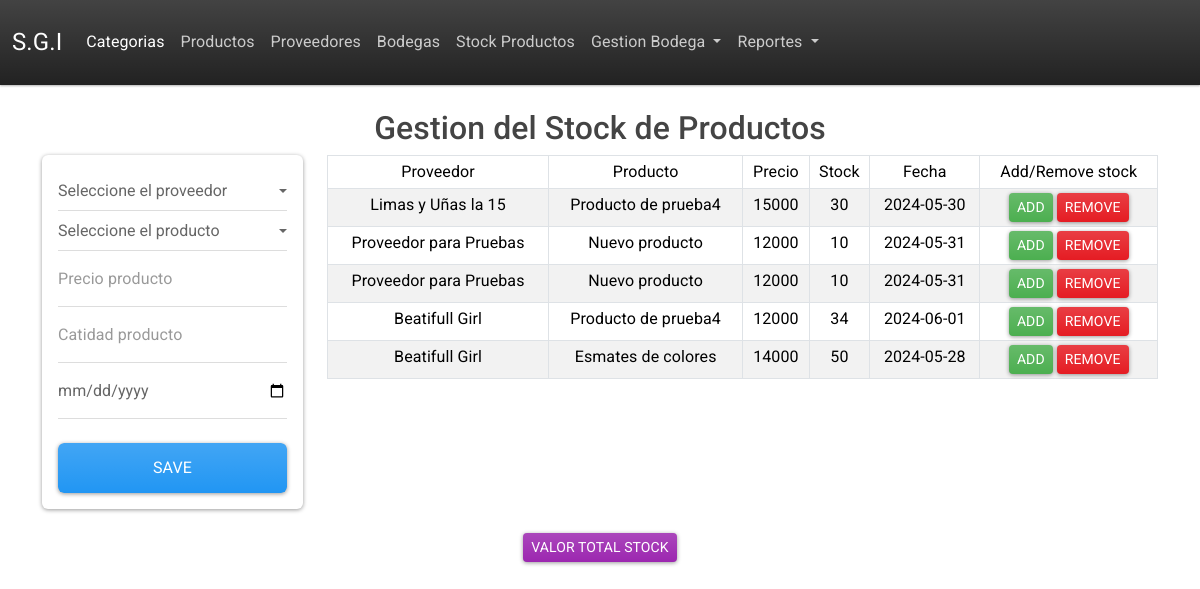
The app's page /stock with its own data.
### tables this page shows
CREATE TABLE "proveedor_producto"(
                id INTEGER PRIMARY KEY AUTOINCREMENT,
                id_proveedor INTEGER NOT NULL,
                id_producto INTEGER NOT NULL,
                precio INTEGER NOT NULL,
                fecha TIMESTAMP DEFAULT CURRENT_TIMESTAMP, cantidad NUMBER NOT NULL,
                foreign key(id_proveedor) references "proveedores"(id_proveedor),
                foreign key(id_producto) references productos(id_producto)
                );

CREATE TABLE "proveedores"(
                id_proveedor INTEGER PRIMARY KEY AUTOINCREMENT,
                nombre TEXT NOT NULL,
                direccion TEXT NOT NULL,
                telefono TEXT NOT NULL,
                fecha_creacion TIMESTAMP DEFAULT CURRENT_TIMESTAMP
                );

CREATE TABLE productos(
                id_producto INTEGER PRIMARY KEY AUTOINCREMENT,
                nombre TEXT NOT NULL,
                descripcion TEXT NOT NULL,
                stock INTEGER NOT NULL,
                fecha_creacion TIMESTAMP DEFAULT CURRENT_TIMESTAMP,
                id_categoria INTEGER NOT NULL,
                foreign key(id_categoria) references categorias(id_categoria)
                );

### app.py (the view)
@app.route('/stock')
def stock():
    data=stk.listar_stock()
    productos = producto.listar_productos_nombre()
    proveedores = proveedor.listar_proveedores()
    bodegas = bodega.listar_bodegas_nombre()
    return render_template('stock.html',productos=productos,proveedores=proveedores,datos=data,bodegas=bodegas)

### app.py (called while the page is built)
@app.teardown_appcontext
def close_connection(exception):
    db = getattr(g, '_database', None)
    if db is not None:
        db.close()

### bodegas.py (called while the page is built)
    def listar_bodegas_nombre(self):
        self.cursor.execute("SELECT id_bodega,nombre FROM bodegas")
        self.bodegas = self.cursor.fetchall()
        return self.bodegas

### productos.py (called while the page is built)
    def listar_productos_nombre(self):
        self.cursor.execute("SELECT id_producto,nombre FROM productos")
        self.data = self.cursor.fetchall()
        return self.data

### proveedores.py (called while the page is built)
    def listar_proveedores(self):
        self.cursor.execute("SELECT * FROM proveedores")
        self.proveedores = self.cursor.fetchall()
        return self.proveedores

### stock.py (called while the page is built)
    def listar_stock(self):
        self.cursor.execute("""
            SELECT pp.id,p.id_producto,p.nombre,pr.id_proveedor,pr.nombre,pp.precio,pp.cantidad,pp.fecha
            FROM productos p, proveedores pr  INNER JOIN proveedor_producto pp ON pp.id_proveedor = pr.id_proveedor AND pp.id_producto = p.id_producto
        """)
        self.stok = self.cursor.fetchall()
        return self.stok

### templates/stock.html (shortened to what this page needs)
{% extends 'base.html' %}
{% block contenido %}
<h2>{% block subtitulo %}Gestion del Stock de Productos {%endblock%}</h2>
<div class="row">
  <div class="col-md-3">
    <div class="card card-body">
      <form action="/add_stock"" method="POST">
        <div class="form-group">
          <select name="proveedor" class="form-control" required>
            <option selected=true disabled="disabled">Seleccione el proveedor</option>
          </select>
        </div>
        <div class="form-group">
          <select name="producto" class="form-control" required>
            <option selected=true disabled="disabled">Seleccione el producto</option>
          </select>
        </div>
        <div class="form-group">
          <input type="number" name="precio" placeholder="Precio producto" class="form-control">
        </div>
        <div class="form-group">
          <input type="number" name="cantidad" placeholder="Catidad producto" class="form-control">
        </div>
        <div class="form-group">
          <input type="date" name="fecha" placeholder="Fecha ingreso producto" class="form-control">
        </div>
        <div class="form-group">
          <button type="submit" class="form-control btn btn-primary mt-4">Save</button>
        </div>
      </form>
    </div>
  </div>
  <div class="col-md-9">
    <table class="table table-striped table-bordered sm-white table-sm">
      <thead>
        <tr>
          <td>Proveedor</td>
          <td>Producto</td>
          <td>Precio</td>
          <td>Stock</td>
          <td>Fecha</td>
          <td>Add/Remove stock</td>
        </tr>
      </thead>
      <tbody>
        {% for dato in datos %}
        <tr>
          <td>{{ dato.4 }}</td>
          <td>{{ dato.2 }}</td>
          <td>{{ dato.5 }}</td>
          <td>{{ dato.6 }}</td>
          <td>{{ dato.7 }}</td>
          <td>
            <a href="/edit_stok/{{ dato.0}}" class="btn btn-success btn-sm">Add</a>
            <a href="/edit_stok/{{ dato.0}}" class="btn btn-danger btn-sm">Remove</a>
          </td>
        </tr>
        {% endfor %}
      </tbody>
    </table>
  </div>
</div>
<div class="row">
  <div class="col-md-12 mt-4 text-left">
    <a href="/total_stock" class="btn btn-info btn-sm ">Valor Total Stock</a>
  </div>
</div>
{% endblock %}

### records on screen
proveedor_producto: nombre "Limas y Uñas la 15", nombre "Producto de prueba4", precio "15000", cantidad "30", fecha "2024-05-30"
proveedor_producto: nombre "Proveedor para Pruebas", nombre "Nuevo producto", precio "12000", cantidad "10", fecha "2024-05-31"
proveedor_producto: nombre "Proveedor para Pruebas", nombre "Nuevo producto", precio "12000", cantidad "10", fecha "2024-05-31"
proveedor_producto: nombre "Beatifull Girl", nombre "Producto de prueba4", precio "12000", cantidad "34", fecha "2024-06-01"
proveedor_producto: nombre "Beatifull Girl", nombre "Esmates de colores", precio "14000", cantidad "50", fecha "2024-05-28"
